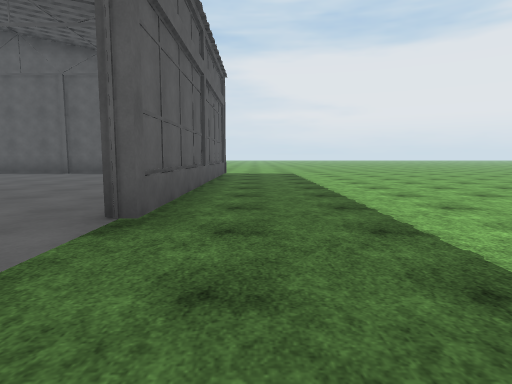
[1] (above)

24 first-person views from a walk through a 3-D level made in the Unity game engine. The camera is 1.2 m above the floor, tilts 6° down and sees 75° across. The floor is counted in squares, 2 m on a side. Each view is taken from the middle of a square. On the plan, view 1 faces up. The plan holds only what a view shows up to about 10 squares ahead; the rest is blank. The place goes on beyond the plan. The player is left out. Surface patterns are stand-ins for the level's own textures.

[2]
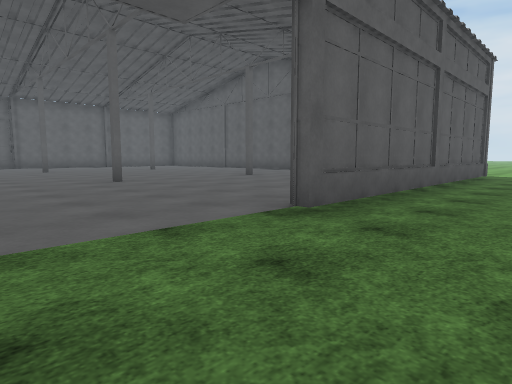

[3]
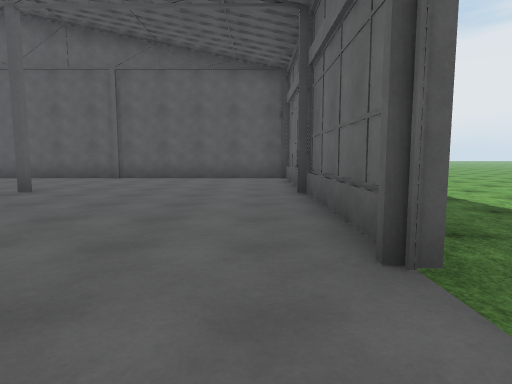

[4]
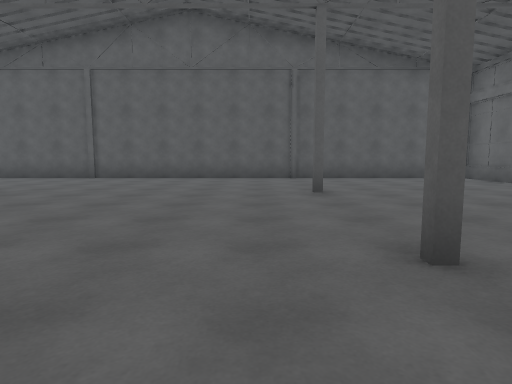

[5]
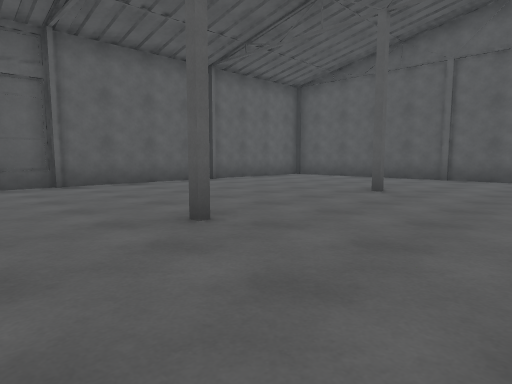

[6]
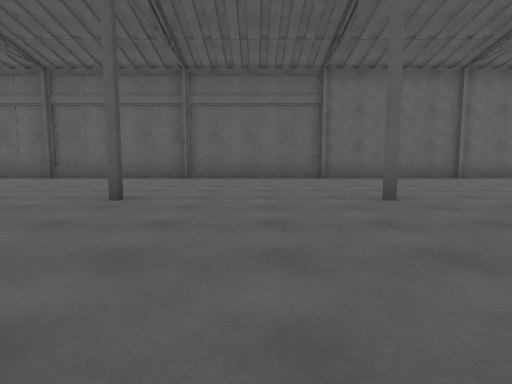

[7]
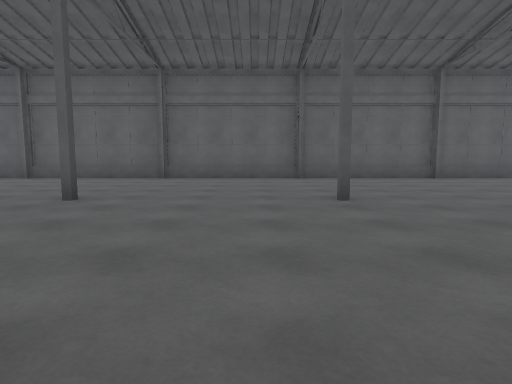

[8]
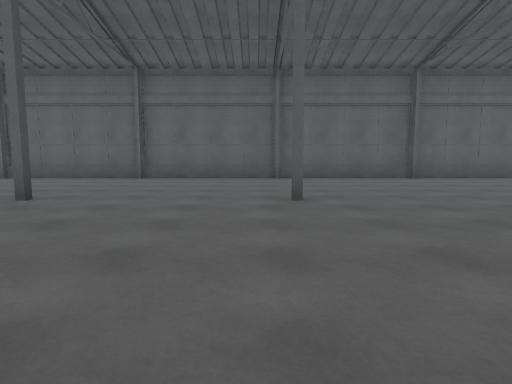

[9]
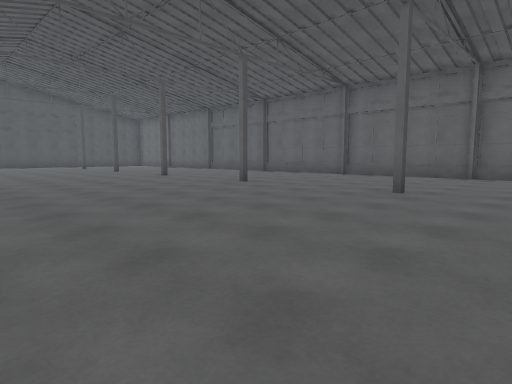

[10]
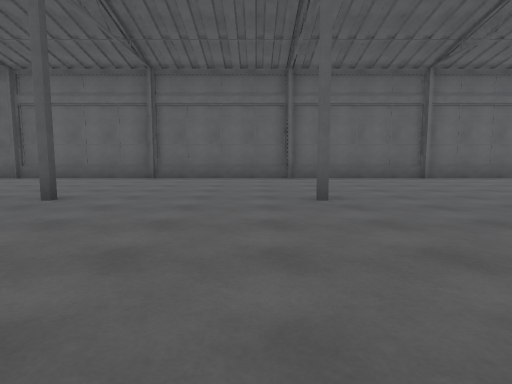

[11]
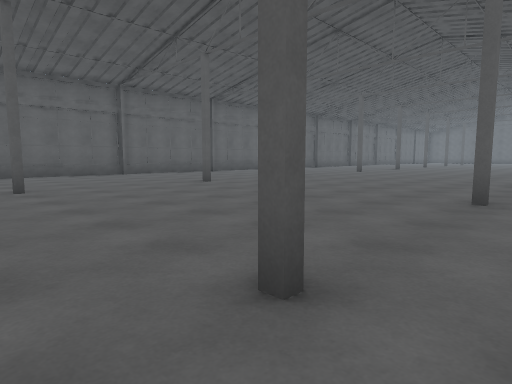

[12]
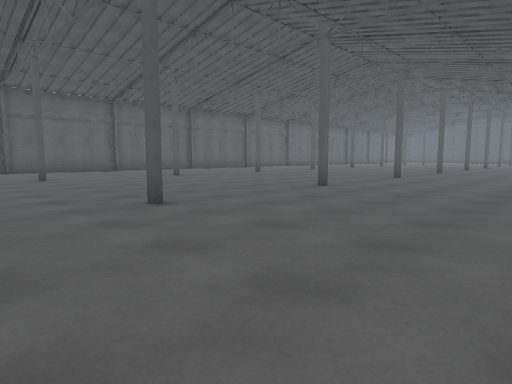

[13]
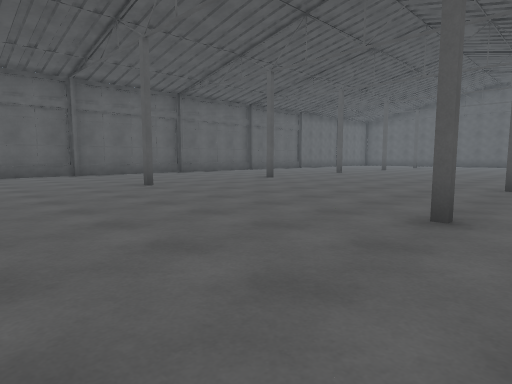

[14]
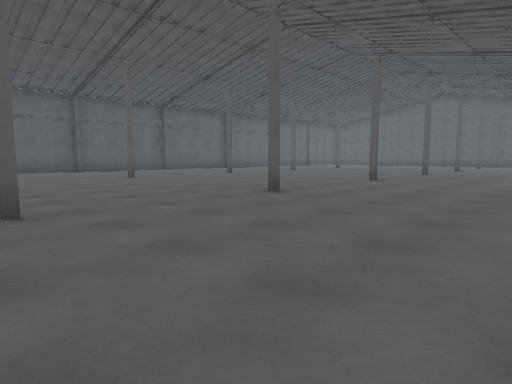

[15]
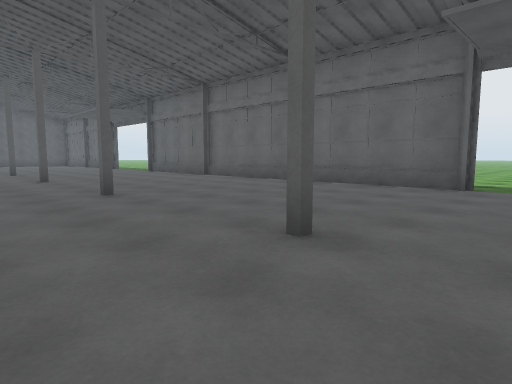

[16]
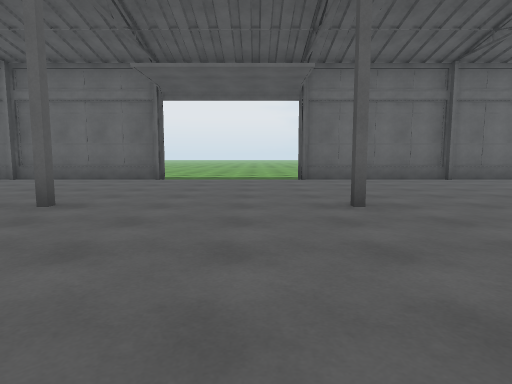

[17]
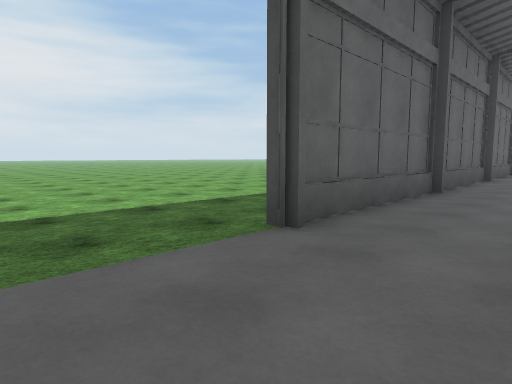

[18]
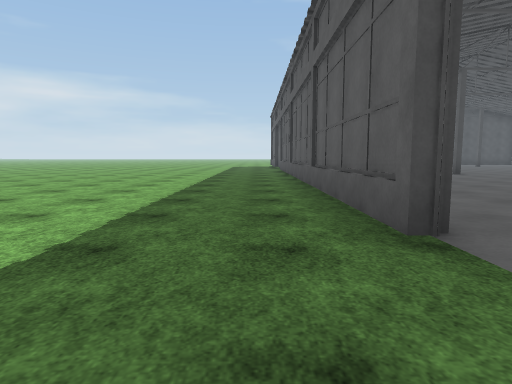

[19]
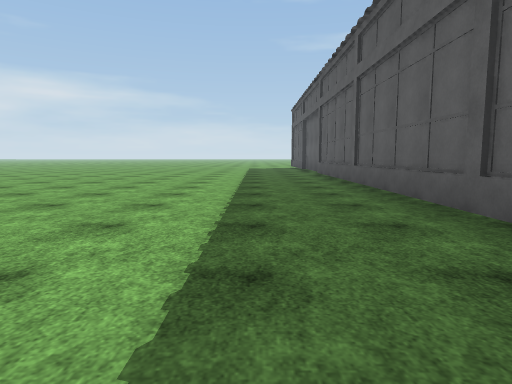

[20]
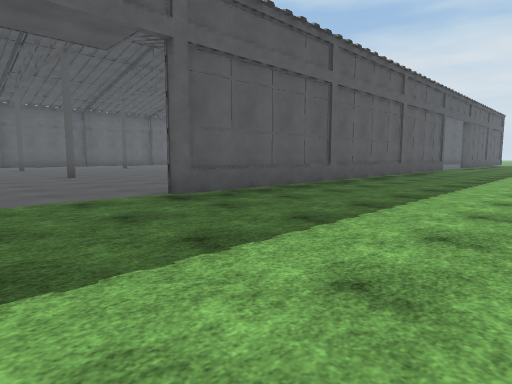

[21]
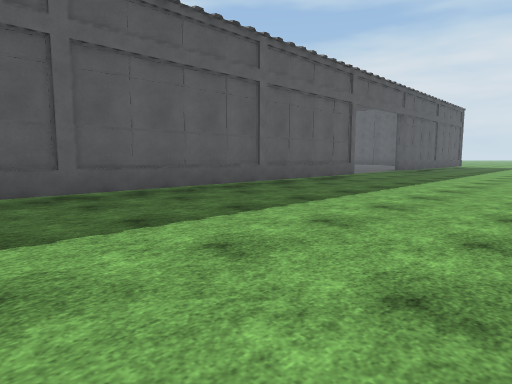

[22]
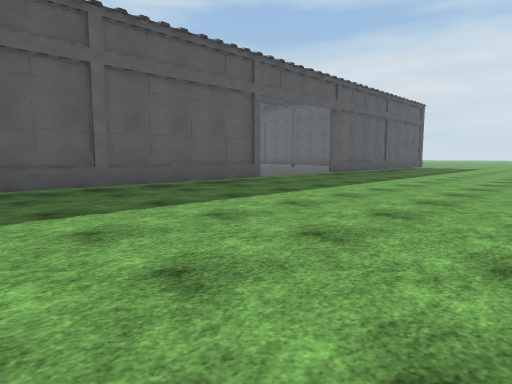

[23]
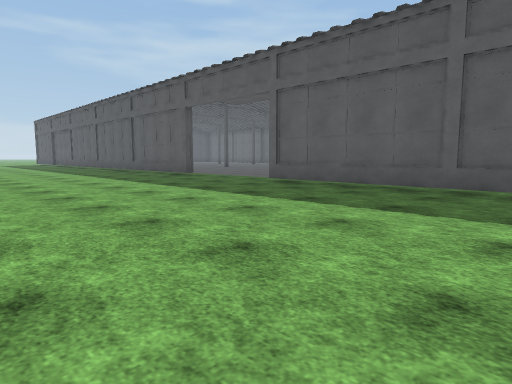

[24]
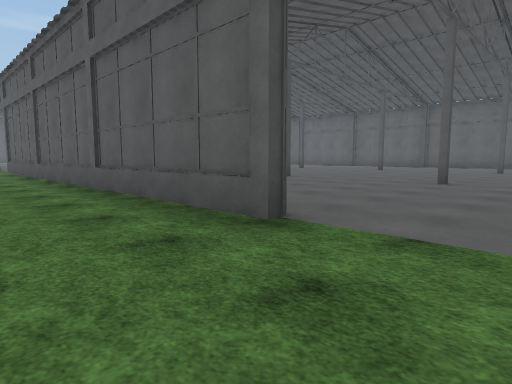

### Floor plan
Key: @ floor where view 1 was taken; # wall or solid block; . main floor; - floor 0.25 m lower than the main floor; / step, stairs or slope; = window, fence, low wall or low ledge; C column; T thing the floor can be seen under or through.
Columns run from 17 left of view 1 to 5 right of it. Each row starts with its distance up from view 1.
 11    #############C    --
 10    .............#------
  9   ..............#------
  8  #..............#------
  7  #...#.....#....#------
  6  #..............#------
  5  #..............#-----
  4  #..............#----
  3 ##...#.....#....#-----
  2 #.............../-----
  1 #.............../-----
  0 #=............../@----
 -1 ##...#.....#....T-----
 -2 #...............T-----
 -3 #...............T------
 -4 #...............T------
 -5 #....#.....#....T------
 -6 #...............T------
 -7 #...............T------
 -8 #...............T------
 -9 #....#.....#....T------
-10 #...............T------
-11 #...............T------
-12 #....#.....#....T-----
-13 #.............../-----
-14 #.............../-----
-15 #.............../------
-16 #....#.....#..../------
-17 #...............#------
-18 #...............#------
-19 #...............#------
-20 #....#.....#....#------
-21 #...............#------
-22 #=..............#------
-23 #...............#------
-24 #....#.....#....#------
-25 #...............#------
-26 #....      .....#------

Positions as (right, up) in squares from view 1, and headings:
1: (0, 0), facing up
2: (1, 0), facing up-left
3: (-2, 1), facing up
4: (-7, 1), facing up
5: (-9, 1), facing up-left
6: (-7, 1), facing left
7: (-7, -6), facing left
8: (-7, -13), facing left
9: (-6, -14), facing down-left
10: (-7, -21), facing left
11: (-5, -25), facing up-left
12: (-2, -26), facing up-left
13: (-5, -12), facing up-left
14: (-2, -13), facing up-left
15: (-8, -14), facing up-right
16: (-10, -15), facing right
17: (-3, -14), facing down-right
18: (0, -14), facing down
19: (1, -17), facing down
20: (3, -15), facing up-left
21: (4, -10), facing up-left
22: (5, -7), facing up-left
23: (5, -7), facing down-left
24: (1, 1), facing down-left
